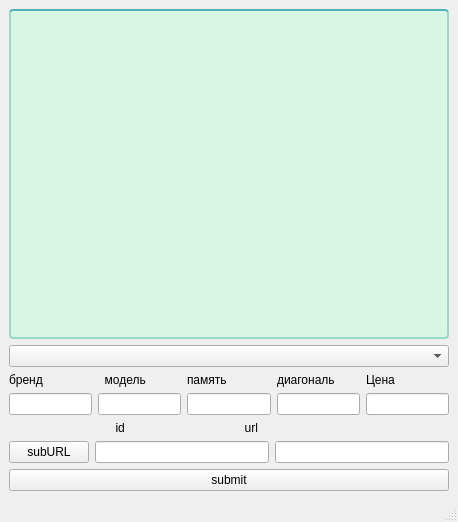
<?xml version="1.0" encoding="UTF-8"?>
<ui version="4.0">
 <class>MainWindow</class>
 <widget class="QMainWindow" name="MainWindow">
  <property name="geometry">
   <rect>
    <x>0</x>
    <y>0</y>
    <width>458</width>
    <height>522</height>
   </rect>
  </property>
  <property name="contextMenuPolicy">
   <enum>Qt::CustomContextMenu</enum>
  </property>
  <property name="windowTitle">
   <string>база данных</string>
  </property>
  <property name="styleSheet">
   <string notr="true">QTableView {
    border: 2px solid #9ad9c5;
    border-top-color: #50b3ba;
    border-radius: 4px;
	background-color: #d7f7e4;
    gridline-color: #4a8fd4;
    selection-background-color: #ccdfff;
    color:#333;
    font-size:12px;
	text-align: center;
 }
</string>
  </property>
  <widget class="QWidget" name="centralwidget">
   <layout class="QVBoxLayout" name="verticalLayout">
    <item>
     <widget class="QTableView" name="tableView">
      <property name="contextMenuPolicy">
       <enum>Qt::CustomContextMenu</enum>
      </property>
     </widget>
    </item>
    <item>
     <widget class="QComboBox" name="comboBox"/>
    </item>
    <item>
     <layout class="QHBoxLayout" name="horizontalLayout_2">
      <item>
       <widget class="QLabel" name="label">
        <property name="text">
         <string>бренд </string>
        </property>
       </widget>
      </item>
      <item>
       <widget class="QLabel" name="label_2">
        <property name="text">
         <string>  модель  </string>
        </property>
       </widget>
      </item>
      <item>
       <widget class="QLabel" name="label_3">
        <property name="text">
         <string>память </string>
        </property>
       </widget>
      </item>
      <item>
       <widget class="QLabel" name="label_4">
        <property name="text">
         <string>диагональ</string>
        </property>
       </widget>
      </item>
      <item>
       <widget class="QLabel" name="label_5">
        <property name="text">
         <string>Цена</string>
        </property>
       </widget>
      </item>
     </layout>
    </item>
    <item>
     <layout class="QHBoxLayout" name="horizontalLayout">
      <item>
       <widget class="QLineEdit" name="linebrand"/>
      </item>
      <item>
       <widget class="QLineEdit" name="linemodel"/>
      </item>
      <item>
       <widget class="QLineEdit" name="linecapacity"/>
      </item>
      <item>
       <widget class="QLineEdit" name="linediagonal"/>
      </item>
      <item>
       <widget class="QLineEdit" name="lineprice"/>
      </item>
     </layout>
    </item>
    <item>
     <widget class="QLabel" name="label_6">
      <property name="text">
       <string>                                id                                    url</string>
      </property>
     </widget>
    </item>
    <item>
     <layout class="QHBoxLayout" name="horizontalLayout_3">
      <item>
       <widget class="QPushButton" name="pushButton">
        <property name="text">
         <string>subURL</string>
        </property>
       </widget>
      </item>
      <item>
       <widget class="QLineEdit" name="lineEdit"/>
      </item>
      <item>
       <widget class="QLineEdit" name="lineUrl"/>
      </item>
     </layout>
    </item>
    <item>
     <widget class="QPushButton" name="submit">
      <property name="text">
       <string>submit</string>
      </property>
     </widget>
    </item>
   </layout>
  </widget>
  <widget class="QMenuBar" name="menubar">
   <property name="geometry">
    <rect>
     <x>0</x>
     <y>0</y>
     <width>458</width>
     <height>26</height>
    </rect>
   </property>
  </widget>
  <widget class="QStatusBar" name="statusbar"/>
  <action name="action">
   <property name="text">
    <string>удалить</string>
   </property>
   <property name="toolTip">
    <string>удалить выбранный объект</string>
   </property>
  </action>
 </widget>
 <resources/>
 <connections/>
</ui>
